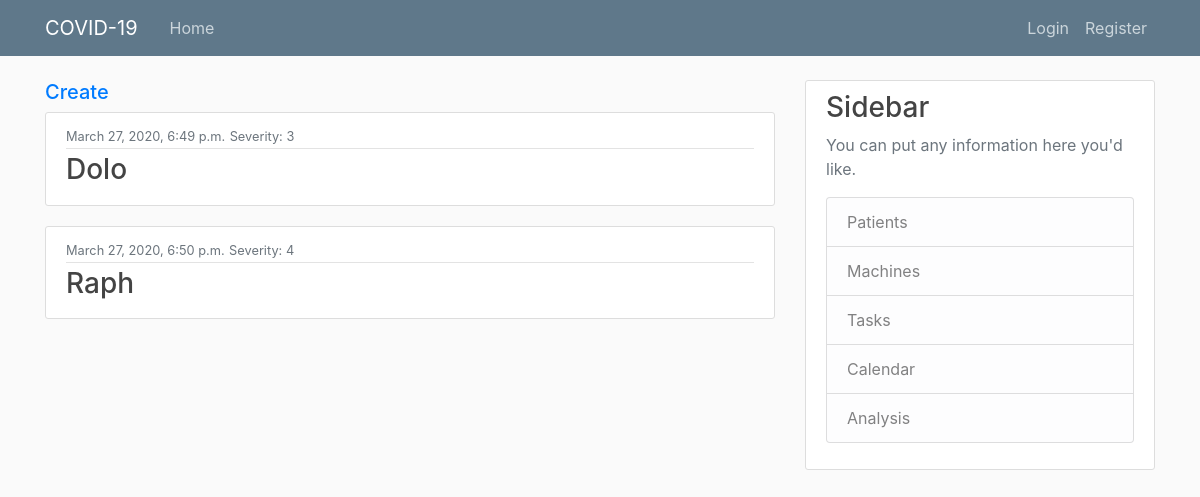
Page /manager/patients/ on the committed database.
### manager/models.py (models this page shows, shortened)
class Patient(models.Model):
    name = models.CharField(max_length=100)
    SEVERITY = (
    	(0, 'Healed'),
        (1, 'Low'),
    	(2, 'Moderate'),
    	(3, 'Medium'),
    	(4, 'High'),
    	(5, 'Very High'),
    	(6, 'Dead'),
    )
    severity = models.IntegerField(default=1, choices=SEVERITY)
    admission_date = models.DateTimeField('Admission date: ', default=timezone.now)
    description = models.TextField(blank=True)
    machine_pk = models.IntegerField(default=0)
    history_severity_x = models.TextField(blank=True)
    history_severity_y = models.TextField(blank=True)
    history_machine_x = models.TextField(blank=True)
    history_machine_y = models.TextField(blank=True)

### manager/views.py (the view)
# urls.py: path('patients/', views.patients, name='patients'),
def patients(request):
    return render(request, 'patients.html', {'patients': Patient.objects.all()})

### manager/templates/patients.html
{% extends "base.html" %}
{% block content %}
  <h5><a href="{% url 'patient-create' %}">Create</a></h5>
  {% for patient in patients %}
      <article class="media content-section">
        <div class="media-body">
          <div class="article-metadata">
            <small class="text-muted">{{ patient.admission_date }}</small>
            <small class="text-muted">Severity: </small>
            <small class="text-muted">{{ patient.severity }}</small>
          </div>
          <h3><a class="article-title" href="{% url 'patient' patient.pk %}">{{ patient.name }}</a></h3>
        </div>
      </article>
  {% endfor %}
{% endblock content %}

### manager/static/main.css (style rules this page uses)
body { background: #fafafa; color: #333333; margin-top: 5rem; }
h1, h2, h3, h4, h5, h6 { color: #444444; }
.content-section { background: #ffffff; padding: 10px 20px; border: 1px solid #dddddd; border-radius: 3px; margin-bottom: 20px; }
.article-title { color: #444444; }
.article-metadata { padding-bottom: 1px; margin-bottom: 4px; border-bottom: 1px solid #e3e3e3 }

### rows in the picture
Patient: admission_date "March 27, 2020, 6:49 p.m.", severity "3", name "Dolo"
Patient: admission_date "March 27, 2020, 6:50 p.m.", severity "4", name "Raph"
